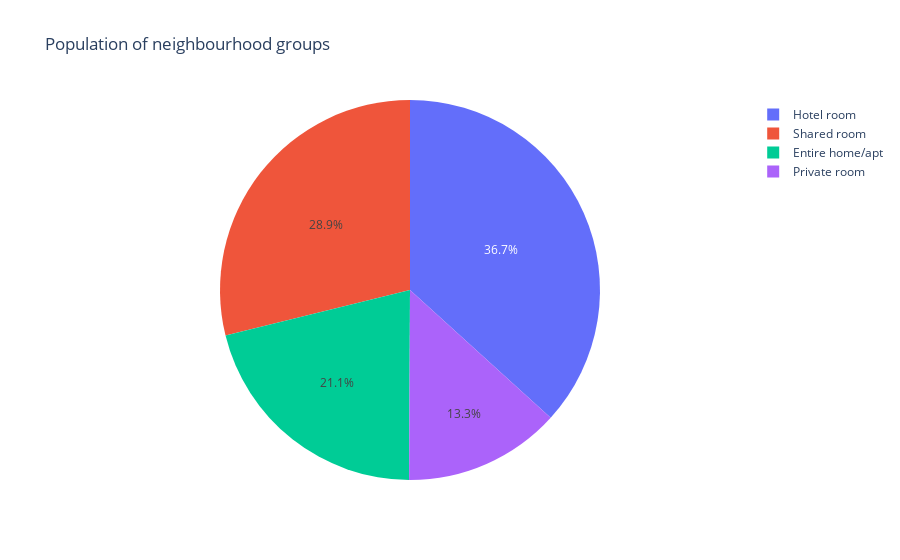

Notebook cell for this chart:
### Markdown cell above
### Availability Analysis:
- what is the average days per year are listings available for booking for each type of room?

### Code cell
availability_rooms_group = data.groupby(by='room_type')['availability_365'].mean()

fig = px.pie(availability_rooms_group, names=availability_rooms_group.index , values='availability_365', title='Population of neighbourhood groups')

fig.show()

### Figure 1 — Plotly figure (JSON) as saved in the notebook; plotly's stock layout.template omitted (floating-point values rounded to 4 significant figures)
{"data": [{"domain": {"x": [0, 1], "y": [0, 1]}, "hovertemplate": "room_type=%{label}<br>availability_365=%{value}<extra></extra>", "labels": ["Entire home/apt", "Hotel room", "Private room", "Shared room"], "legendgroup": "", "name": "", "showlegend": true, "type": "pie", "values": [131.0, 228.4, 82.96, 179.4]}], "layout": {"legend": {"tracegroupgap": 0}, "title": {"text": "Population of neighbourhood groups"}}}
